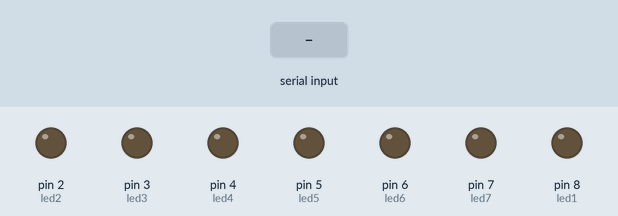
Simulated run of this sketch. Board: Arduino Uno, built with avr-gcc and run on an emulated ATmega328P. Shown: output pins drawn as LEDs (lit = HIGH). The inputs (shaded band) are chosen by the test bench.

Above: at 1.2 s.
1.3 s: "0" received over Serial
At 2.5 s:
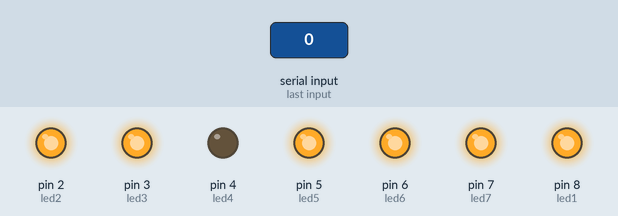
2.8 s: "1" received over Serial
At 3.8 s:
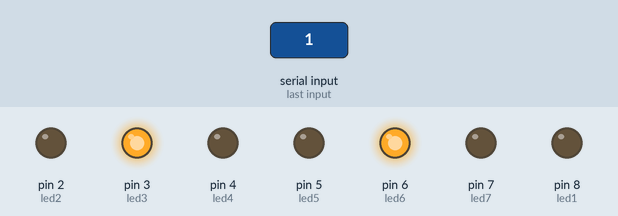
4.3 s: "2" received over Serial
At 5.0 s:
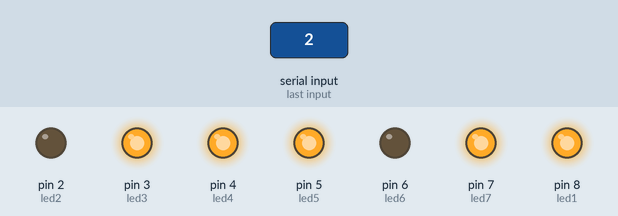
5.8 s: "3" received over Serial
At 6.1 s:
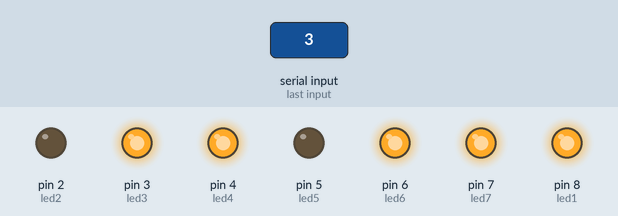
7.3 s: "4" received over Serial
At 8.5 s:
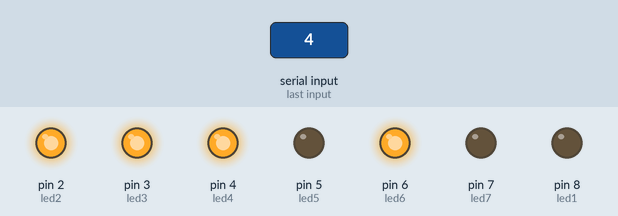
8.8 s: "5" received over Serial
At 9.6 s:
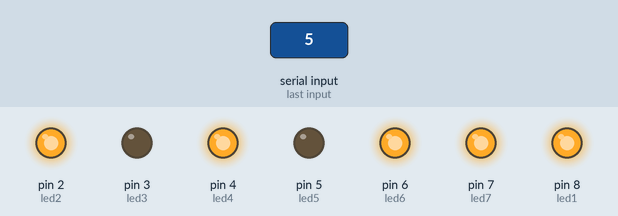
Timing chart, 0 to 11.3 s (numbered marks = the images above; inputs shaded):
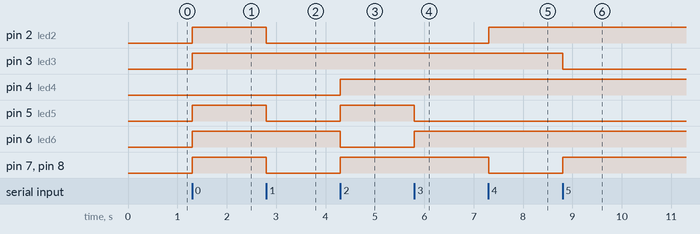

The sketch:

sketch_mar05a.ino
```cpp
int in;   // input from incoming serial data
int led1=8;
int led2=2;
int led3=3;
int led4=4;
int led5=5;
int led6=6;
int led7=7;

void setup()
{
	Serial.begin(9600);     // opens serial port, sets data rate to 9600 bps
	pinMode(led1, OUTPUT);
	pinMode(led2, OUTPUT);
	pinMode(led3, OUTPUT);
	pinMode(led4, OUTPUT);
	pinMode(led5, OUTPUT);
	pinMode(led6, OUTPUT);
	pinMode(led7, OUTPUT);

}

void loop() {

        // send data only when you receive data:
        while (!Serial.available());

         // read the incoming byte:
        in = Serial.read();

        if (in == '0')
	{
	 digitalWrite(led1, HIGH);
	 digitalWrite(led2, HIGH);
	 digitalWrite(led3, HIGH);
	 digitalWrite(led4, LOW);
	 digitalWrite(led5, HIGH);
	 digitalWrite(led6, HIGH);
	 digitalWrite(led7, HIGH);
	}
        if (in == '1')
	{
	 digitalWrite(led1, LOW);
	 digitalWrite(led2, LOW);
	 digitalWrite(led3, HIGH);
	 digitalWrite(led4, LOW);
	 digitalWrite(led5, LOW);
	 digitalWrite(led6, HIGH);
	 digitalWrite(led7, LOW);
	}
        if (in == '2')
	{
	 digitalWrite(led1, HIGH);
	 digitalWrite(led2, LOW);
	 digitalWrite(led3, HIGH);
	 digitalWrite(led4, HIGH);
	 digitalWrite(led5, HIGH);
	 digitalWrite(led6, LOW);
	 digitalWrite(led7, HIGH);
	}
        if (in == '3')
	{
	 digitalWrite(led1, HIGH);
	 digitalWrite(led2, LOW);
	 digitalWrite(led3, HIGH);
	 digitalWrite(led4, HIGH);
	 digitalWrite(led5, LOW);
	 digitalWrite(led6, HIGH);
	 digitalWrite(led7, HIGH);
	}
        if (in == '4')
	{
	 digitalWrite(led1, LOW);
	 digitalWrite(led2, HIGH);
	 digitalWrite(led3, HIGH);
	 digitalWrite(led4, HIGH);
	 digitalWrite(led5, LOW);
	 digitalWrite(led6, HIGH);
	 digitalWrite(led7, LOW);
	}
        if (in == '5')
	{
	 digitalWrite(led1, HIGH);
	 digitalWrite(led2, HIGH);
	 digitalWrite(led3, LOW);
	 digitalWrite(led4, HIGH);
	 digitalWrite(led5, LOW);
	 digitalWrite(led6, HIGH);
	 digitalWrite(led7, HIGH);
	}
        if (in == '6')
	{
	 digitalWrite(led1, HIGH);
	 digitalWrite(led2, HIGH);
	 digitalWrite(led3, LOW);
	 digitalWrite(led4, HIGH);
	 digitalWrite(led5, HIGH);
	 digitalWrite(led6, HIGH);
	 digitalWrite(led7, HIGH);
	}
        if (in == '7')
	{
	 digitalWrite(led1, HIGH);
	 digitalWrite(led2, LOW);
	 digitalWrite(led3, HIGH);
	 digitalWrite(led4, LOW);
	 digitalWrite(led5, LOW);
	 digitalWrite(led6, HIGH);
	 digitalWrite(led7, LOW);
	}
        if (in == '8')
	{
	 digitalWrite(led1, HIGH);
	 digitalWrite(led2, HIGH);
	 digitalWrite(led3, HIGH);
	 digitalWrite(led4, HIGH);
	 digitalWrite(led5, HIGH);
	 digitalWrite(led6, HIGH);
	 digitalWrite(led7, HIGH);
	}
        if (in == '9')
	{
	 digitalWrite(led1, HIGH);
	 digitalWrite(led2, HIGH);
	 digitalWrite(led3, HIGH);
	 digitalWrite(led4, HIGH);
	 digitalWrite(led5, LOW);
	 digitalWrite(led6, HIGH);
	 digitalWrite(led7, HIGH);
	}
}
```

Measured:
- after the input at 1.3 s, pin 2 (led2), pin 3 (led3), pin 5 (led5), pin 6 (led6), pin 7 (led7), pin 8 (led1): LOW → HIGH at once
- after the input at 2.8 s, pin 2 (led2), pin 5 (led5), pin 7 (led7), pin 8 (led1): HIGH → LOW at once
- after the input at 4.3 s, pin 4 (led4), pin 5 (led5), pin 7 (led7), pin 8 (led1): LOW → HIGH at once; pin 6 (led6): HIGH → LOW at once
- after the input at 5.8 s, pin 5 (led5): HIGH → LOW at once; pin 6 (led6): LOW → HIGH at once
- after the input at 7.3 s, pin 2 (led2): LOW → HIGH at once; pin 7 (led7), pin 8 (led1): HIGH → LOW at once
- after the input at 8.8 s, pin 3 (led3): HIGH → LOW at once; pin 7 (led7), pin 8 (led1): LOW → HIGH at once
